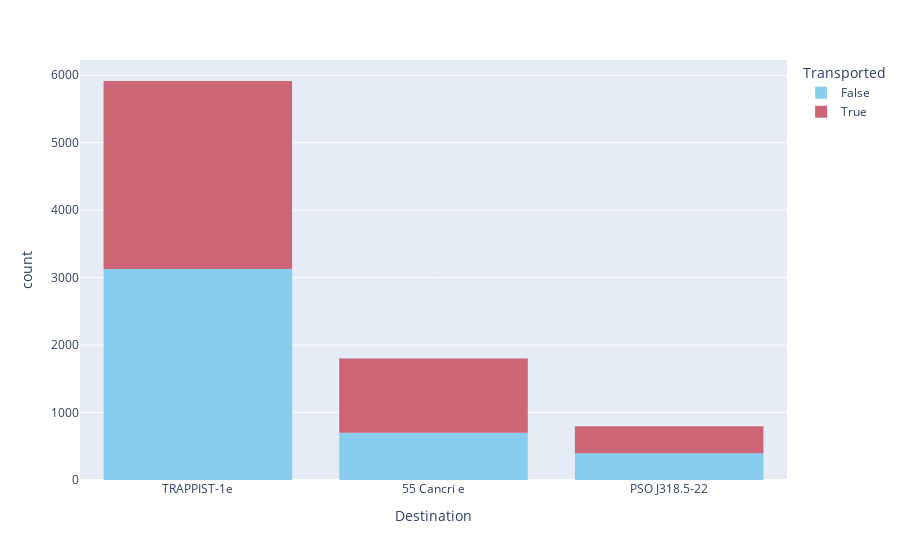

Notebook cell for this chart:
### Markdown cell above
Passengers headed for 55 Cancri e are more likely to be transported

### Code cell
px.histogram(data_frame=train_df, x = 'Destination', color='Transported', color_discrete_sequence=px.colors.qualitative.Safe)

### Figure 1 — Plotly figure (JSON) as saved in the notebook; plotly's stock layout.template omitted (floating-point values rounded to 4 significant figures; data arrays with more than 128 entries replaced by an {"elided": "..."} marker saying what was removed)
{"data": [{"alignmentgroup": "True", "bingroup": "x", "hovertemplate": "Transported=False<br>Destination=%{x}<br>count=%{y}<extra></extra>", "legendgroup": "False", "marker": {"color": "rgb(136, 204, 238)", "pattern": {"shape": ""}}, "name": "False", "offsetgroup": "False", "orientation": "v", "showlegend": true, "type": "histogram", "x": {"elided": "4315 str values"}, "xaxis": "x", "yaxis": "y"}, {"alignmentgroup": "True", "bingroup": "x", "hovertemplate": "Transported=True<br>Destination=%{x}<br>count=%{y}<extra></extra>", "legendgroup": "True", "marker": {"color": "rgb(204, 102, 119)", "pattern": {"shape": ""}}, "name": "True", "offsetgroup": "True", "orientation": "v", "showlegend": true, "type": "histogram", "x": {"elided": "4378 str values"}, "xaxis": "x", "yaxis": "y"}], "layout": {"barmode": "relative", "legend": {"title": {"text": "Transported"}, "tracegroupgap": 0}, "margin": {"t": 60}, "xaxis": {"anchor": "y", "domain": [0, 1], "title": {"text": "Destination"}}, "yaxis": {"anchor": "x", "domain": [0, 1], "title": {"text": "count"}}}}
